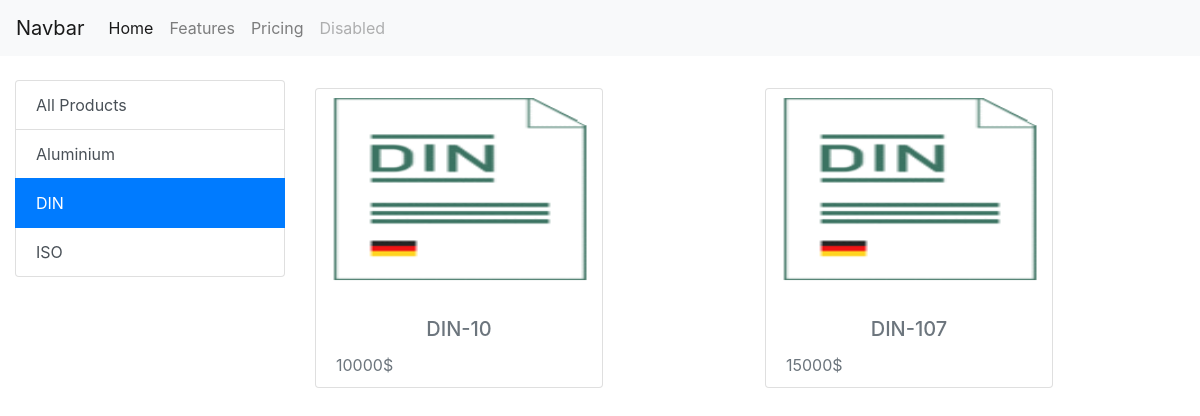
The app's page /din/ with its own data.
### shop/models.py (models this page shows, shortened)
class Category(models.Model):
    name = models.CharField(max_length=200,db_index=True)
    slug = models.SlugField(max_length=200,db_index=True)
    def get_absolute_url(self):
        return reverse('shop:product_list_by_category', args=[self.slug])
    class Meta:
        ordering = ('name',)
        verbose_name = 'category'
        verbose_name_plural = "categories"

class Product(models.Model):
    category = models.ForeignKey(Category, related_name="products", on_delete=models.CASCADE)
    name = models.CharField(max_length=200, db_index=True)
    slug = models.SlugField(max_length=200, db_index=True)
    image = models.ImageField(upload_to='products/%Y/%m/%d', blank=True)
    description = models.TextField(blank=True)
    price = models.PositiveIntegerField()
    created = models.DateField(auto_now_add=True)
    updated = models.DateField(auto_now=True)
    def get_absolute_url(self):
        return reverse('shop:product_detail', args=[self.id, self.slug])
    class Meta:
        ordering = ('name',)
        index_together = (('id', 'slug'),)

### shop/views.py (the view)
# urls.py: path("", views.product_list, name="product_list"),
def product_list(request, category_slug=None):
    category = None
    categories = Category.objects.all()
    products = Product.objects.all()
    if category_slug:
        category = get_object_or_404(Category, slug=category_slug)
        products = products.filter(category=category)
    context = {
            'categories':categories,
            "category":category,
            "products":products
    }
    return render(request, 'shop/list.html', context)

### templates/shop/list.html (shortened to what this page needs)
{% extends "shop/base.html" %}
{% block content %}
  <div class="container-fluid">
    <div class="row mt-4">
      <div class="col-3">
        <div id="list-example" class="list-group">
          <a class="list-group-item list-group-item-action {% if not category %}active{% endif %}" href="{% url 'shop:product_list' %}">All Products</a>
          {% for cat in categories %}
          <a class="list-group-item list-group-item-action {% if cat == category %}active{% endif %}" href="{{cat.get_absolute_url}}">{{cat.name}}</a>
          {% endfor %}
        </div>
      </div>
      <div class="col-9">
        <div class="row">
          {% for product in products %}
          <div class="col">
            <a href="{{product.get_absolute_url}}" class="text-decoration-none text-secondary">
              <div class="card my-2" style="width: 18rem;height:300px;">
                <img class="card-img-top mb-2" src="{{product.image.url}}" width="200" height="200" alt="Card image cap">
                <div class="card-body">
                  <h5 class="card-title text-center">{{product.name}}</h5>
                  <p class="card-text">{{product.price}}$</p>
                </div>
              </div>
            </a>
          </div>
        {% endfor %}
        </div>
      </div>
    </div>
  </div>
{% endblock content %}

### records on screen
Category: name "Aluminium"
Category: name "DIN"
Category: name "ISO"
Product: image (picture), name "DIN-10", price "10000"
Product: image (picture), name "DIN-107", price "15000"
